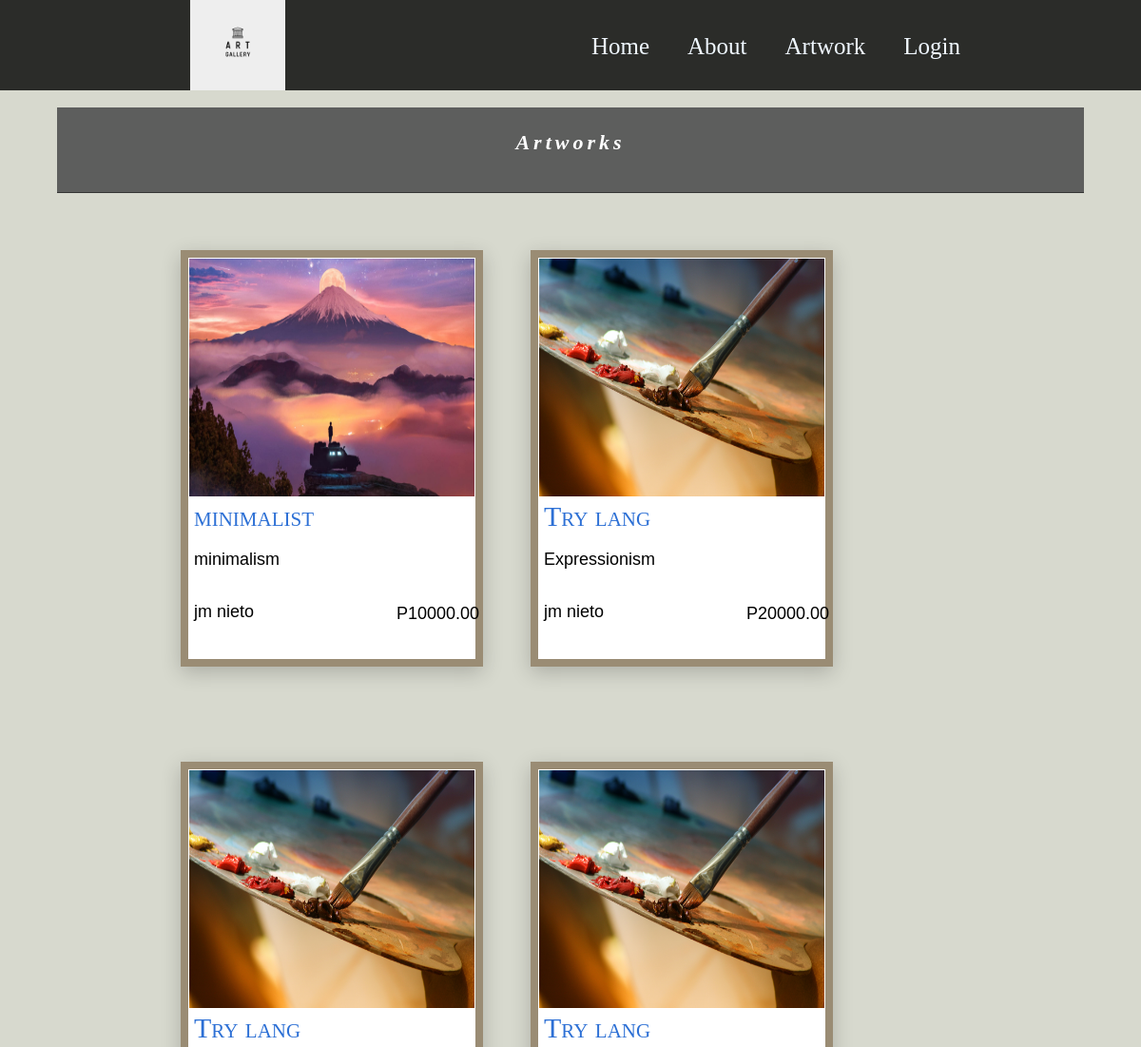
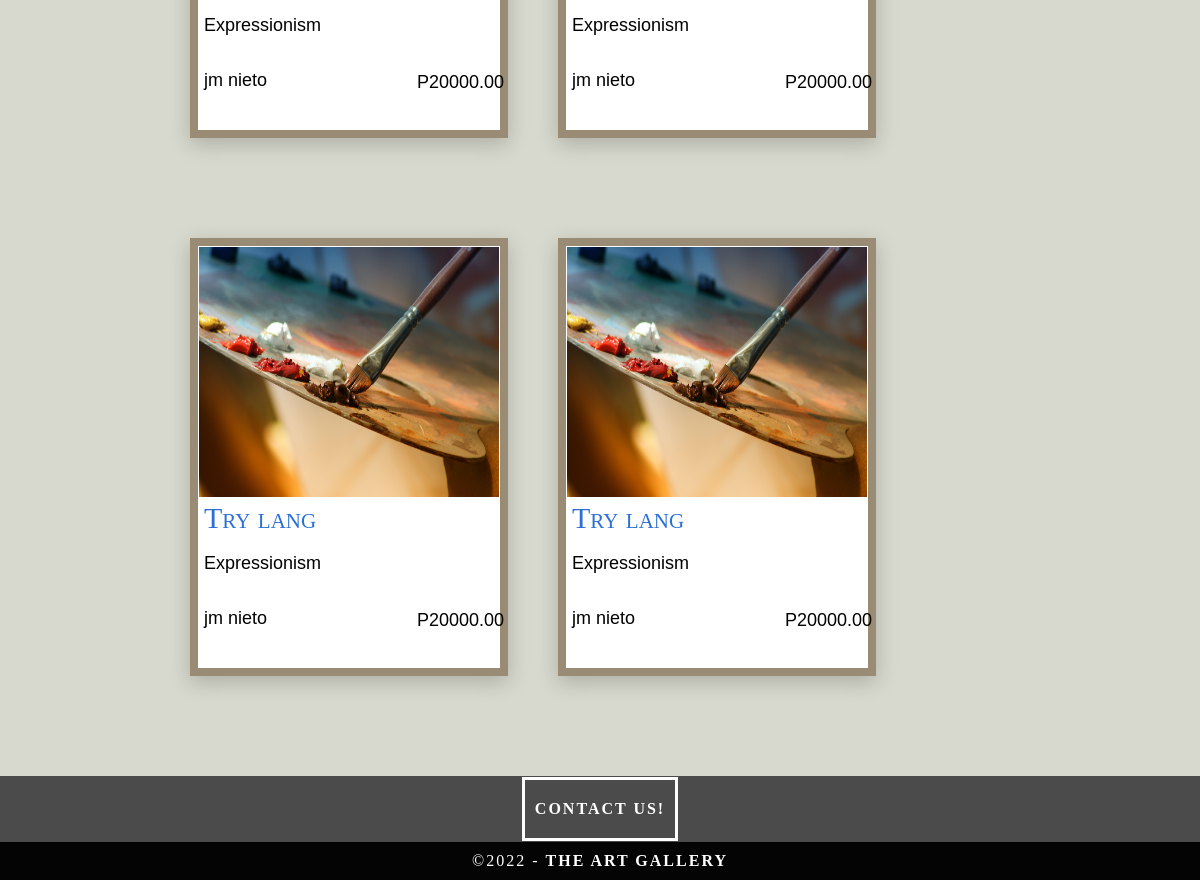
/artworks.php, run on the app's committed database (2 pictures, top to bottom).
### tables this page shows
CREATE TABLE `artwork` (
  `art_id` int(11) NOT NULL,
  `id` int(11) NOT NULL,
  `art_title` varchar(50) NOT NULL,
  `art_desc` mediumtext NOT NULL,
  `art_price` int(11) NOT NULL,
  `art_date` date NOT NULL,
  `art_category` varchar(20) NOT NULL,
  `art_status` varchar(20) NOT NULL,
  `art_imagepath` varchar(100) NOT NULL
);

CREATE TABLE `signup` (
  `id` int(11) NOT NULL,
  `last` varchar(30) NOT NULL,
  `first` varchar(30) NOT NULL,
  `email` varchar(30) NOT NULL,
  `username` varchar(20) NOT NULL,
  `password` varchar(200) NOT NULL,
  `user_type` char(10) NOT NULL
);

### artworks.php (the view, shortened to what this page needs)
<?php
	include('dbconnect.php');
?>
<!doctype html>
<html>
<head>
<link href="assets/css/Artworks.css" rel="stylesheet" type="text/css">
</head>
<body>
<div class="wrapper">
		  <div class="logo">
			  <img src="assets/img/logonew.png" alt="Logo for the are gallery">
		  </div>
	<ul class="nav-area">
	  	  <li><a href="ProjectArt.php"> Home </a> </li>
		  <li><a href="about_page.html"> About </a> </li>
		  <li><a href="artworks.php"> Artwork </a> </li>
		  <li><a href="login.php"> Login </a> </li>
    </ul>
  </div>
<div class="container">
  <header class="header">
	  <h4 class="logo"><em>Artworks</em></h4>
  </header>
        <?php
            $query ="SELECT artwork.art_imagepath,artwork.art_id, artwork.art_title,artwork.art_price, signup.first, signup.last,
					artwork.art_desc,artwork.art_date,artwork.art_status,artwork.art_category
                    FROM artwork join signup on artwork.id = signup.id
                     where artwork.art_status = 'available' ORDER BY artwork.art_title ASC";
		   $result = mysqli_query($conn,$query);
 if(mysqli_num_rows($result) <=0)
        {
            echo '<br><br><br><br><br><br><br><br><br><br><br><br><br><br><br><h1 align="Center">No Artworks Available </h1>';
        }
        else{
            while($row1 = mysqli_fetch_array($result))
{
                  echo ' <div class="space" >
                            <table  class="pic-table">
                                <tr>
                                    <td>
                                        <a href= "assets/img/'.$row1['art_imagepath'].'"> <img class="photo" src="assets/img/'.$row1['art_imagepath'].'" > </a> <br>'.
                                        '<a  href=info_art.php?id='.$row1['art_id'].' class="desc-title"> '.$row1['art_title'].' </a>
                                         <p class="desc-content">'.$row1['art_category'].'</p>
                                         <p class="desc-content" style="float: right;">P'.$row1['art_price'].'.00</p> <br>
                                         <p class="desc-content2">'.$row1['first'].' '.$row1['last'].'</p>
                                    </td>
                                </tr>
                            </table>
                        </div>';
            }
}
        echo "<br><br>";
 ?>
</div>
</body>
 <footer id="contact ">
    <div class="buttonContact"> Contact us! </div>
  </footer>
	  <div class="copyright">&copy;2022 - <strong>The Art Gallery</strong></div>
</html>

### assets/css/Artworks.css (style rules this page uses)
.wrapper { top: 0; border: 0px solid; height: 95px; width: 100%; margin: 0; background-color: rgba(0, 0, 0, 0.8); position: fixed; z-index: 1; }
.nav-area { display: flex; float: right; list-style: none; margin-top: 20px; padding-right: 170px; }
.nav-area li { display: inline-block; }
.nav-area li a { color: aliceblue; text-decoration: none; padding: 30px 20px; font-size: 25px; }
.logo img { padding-left: 200px; width: 100px; float: left; height: auto; margin-top: -20px; }
body { font-family: Cambria, "Hoefler Text", "Liberation Serif", Times, "Times New Roman", serif; background-color: #D7D9CE; margin: 0; }
.container { width: 90%; margin-left: auto; margin-right: auto; margin-top: 7%; overflow-x: hidden; background-color: #D7D9CE; }
header { width: 100%; height: 8%; background-color: #5D5E5D; border-bottom: 1px solid #353635; }
.logo { color: #fff; font-weight: bold; margin-left: auto; letter-spacing: 4px; margin-right: auto; text-align: center; padding-top: 15px; line-height: 2em; font-size: 22px; }
.buttonContact { width: fit-content; height: fit-content; margin-left: auto; margin-right: auto; padding-top: 20px; padding-right: 10px; padding-bottom: 20px; padding-left: 10px; text-align: center; vertical-align: middle; border-radius: 0px; text-transform: uppercase; font-weight: bold; letter-spacing: 2px; border: 3px solid #FFFFFF; color: #FFFFFF; transition: all 0.3s linear; }
.copyright { text-align: center; padding-top: 10px; padding-bottom: 10px; background-color: #040404; color: #FFFFFF; text-transform: uppercase; font-weight: lighter; letter-spacing: 2px; border-top-width: 2px; width: 100%; }
footer { clear: both; width: 100%; text-align: center; background-color: #4B4B4B; height: fit-content; padding-top: 1px; padding-bottom: 1PX; position: relative; bottom: 0; left: 0; }
.photo { overflow-x: hidden; position: relative ; width: 300px; height : 250px; }
.desc-title { color:#2d70d5; font-variant: small-caps; font-family: "Lucida Handwriting", Cursive; font-size: 30px; position: relative; top: 0px; left: 5px; text-decoration: none; }
.desc-content { position: relative; font-size: 18px; font-family: "Poppins", sans-serif; left: 5px; top: 0px; }
.desc-content2 { position: relative; font-size: 18px; font-family: "Poppins", sans-serif; left: 5px; top: -20px; }
.pic-table { border: 8px solid #9a8c74 ; box-shadow: 0px 6px 20px 0px rgba(0, 0, 0, 0.2); background-color: white; border-collapse: collapse; float: left; overflow: auto; margin: 0px 50px 100px 0px; }
.space { margin-top: 60px; position: relative; left:130px; }

### data on the page
artwork: art_imagepath (picture), art_title "minimalist", art_category "minimalism", art_price "10000", id.first "jm", id.last "nieto"
artwork: art_imagepath (picture), art_title "Try lang", art_category "Expressionism", art_price "20000", id.first "jm", id.last "nieto"
artwork: art_imagepath (picture), art_title "Try lang", art_category "Expressionism", art_price "20000", id.first "jm", id.last "nieto"
artwork: art_imagepath (picture), art_title "Try lang", art_category "Expressionism", art_price "20000", id.first "jm", id.last "nieto"
artwork: art_imagepath (picture), art_title "Try lang", art_category "Expressionism", art_price "20000", id.first "jm", id.last "nieto"
artwork: art_imagepath (picture), art_title "Try lang", art_category "Expressionism", art_price "20000", id.first "jm", id.last "nieto"
